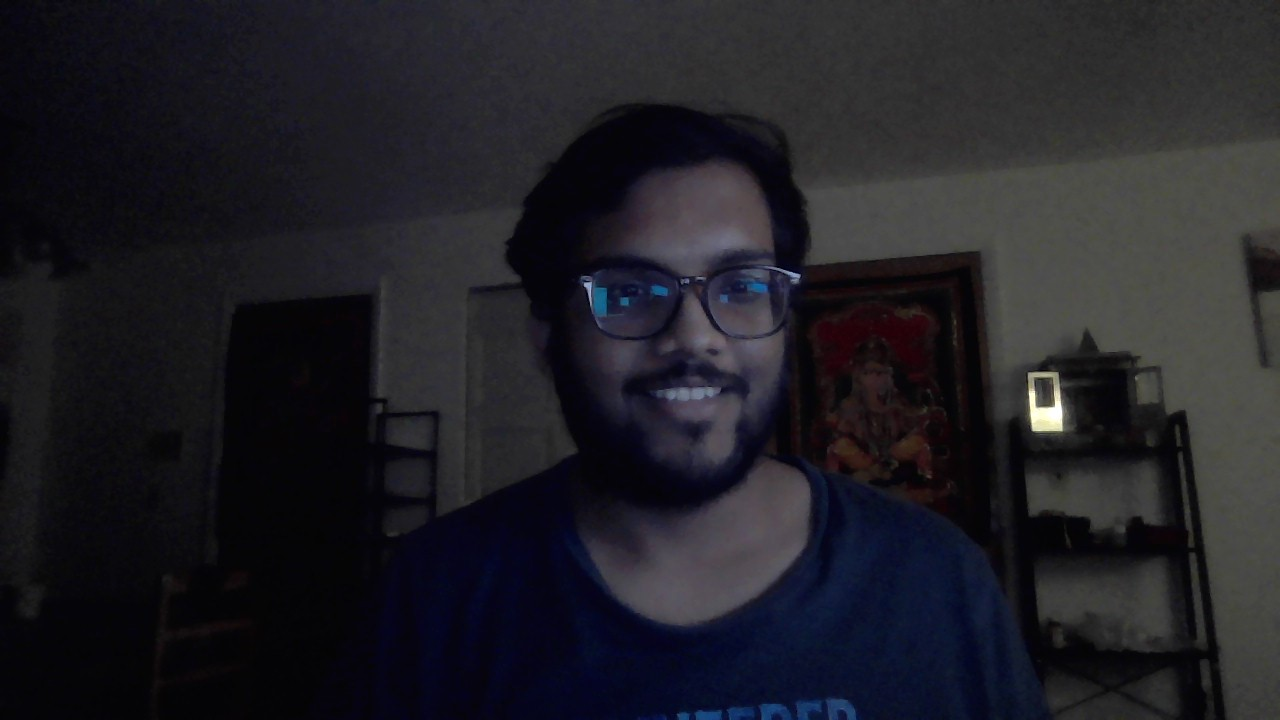
//> input picture selfie.jpg, 1280 x 720 px
$ ./Selfie_threshold   (built with g++ and OpenCV 4)
//> lines starting //> are read from the running program, lines starting //| are printed output that depends on the picture; after the words box and inside, x2 and y2 are one past the last pixel; in counts of white or black regions, pixels touching at a corner belong together
// Selfie_threshold.cpp : This file contains the 'main' function. Program execution begins and ends there.

#include <iostream>
#include <opencv2/opencv.hpp>

using namespace std;
using namespace cv;

Mat img_gray;

int main()
{
    //std::cout << "Hello World!\n";
    //just testing

    // Read older selfie
    Mat src = imread("C:/Users/Keshav Bimbraw/source/repos/Selfie_threshold/selfie.jpg", IMREAD_GRAYSCALE);
//> src: 720 rows x 1280 cols, CV_8UC1; min 0, max 255, mean 32.2
    Mat dst;

    //cout << src.size();

    // Set threshold and maxValue
    double thresh = 128;
    double maxValue = 255;

    // Binary Threshold
    threshold(src, dst, thresh, maxValue, THRESH_BINARY);
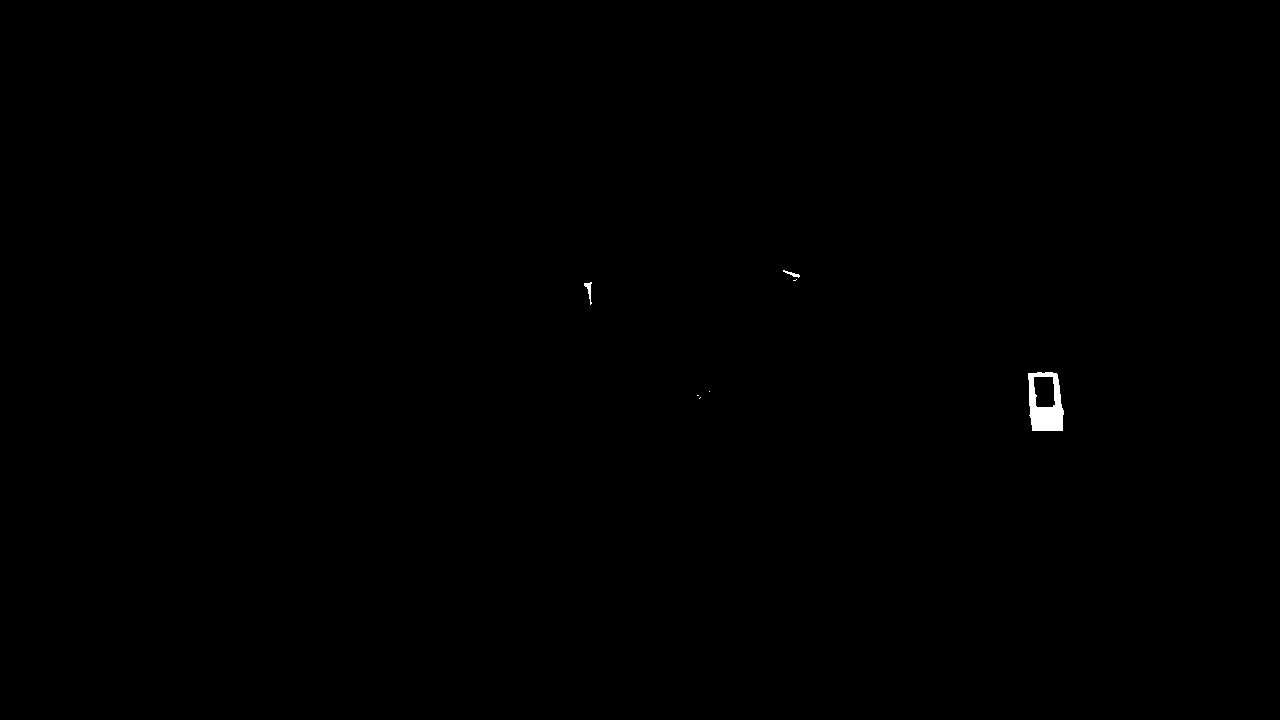
//> dst: 720 rows x 1280 cols, CV_8UC1; 0.15% white; 7 white regions (4 under 20 px), largest, box (x1, y1, x2, y2) and area: (1028, 372, 1064, 431) 1289, (584, 282, 592, 305) 71, (783, 270, 800, 278) 47

    namedWindow("image", WINDOW_AUTOSIZE);
    imshow("image", dst);
    waitKey(0);//esc

    //since this selfie is very dark, I took a new selfie named selfie_new.jpg
    // Read new selfie
    Mat src_1 = imread("C:/Users/Keshav Bimbraw/source/repos/Selfie_threshold/selfie_new.jpg", IMREAD_GRAYSCALE);
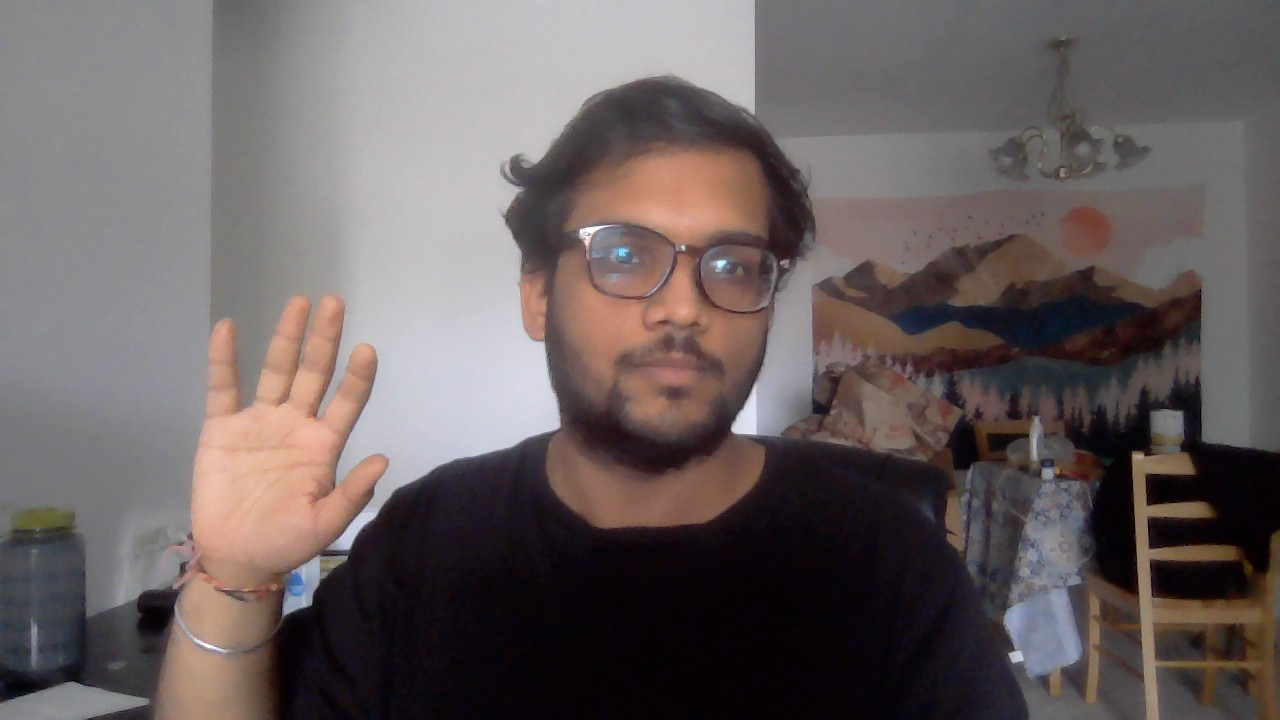
//> input picture selfie_new.jpg, 1280 x 720 px
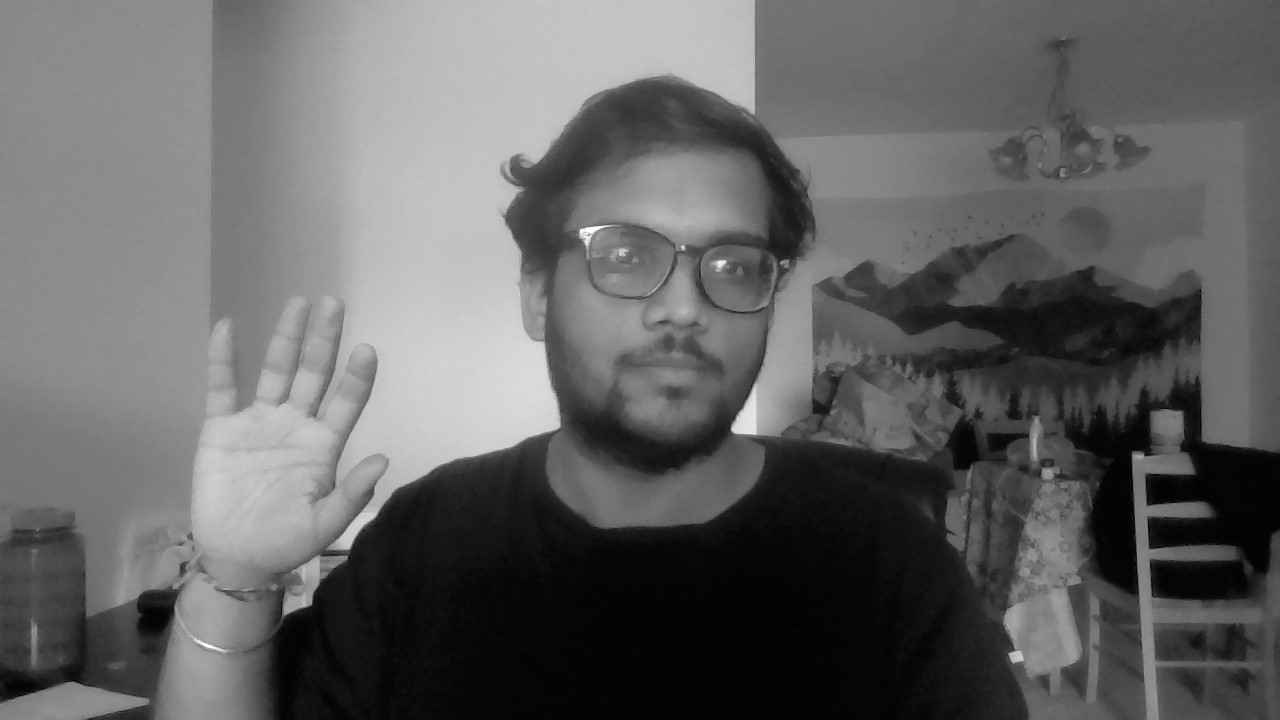
//> src_1: 720 rows x 1280 cols, CV_8UC1; min 0, max 255, mean 98.8
    Mat dst_1;

    // Set threshold and maxValue
    double thresh_1 = 128;
    double maxValue_1 = 255;

    // Binary Threshold
    threshold(src_1, dst_1, thresh_1, maxValue_1, THRESH_BINARY);
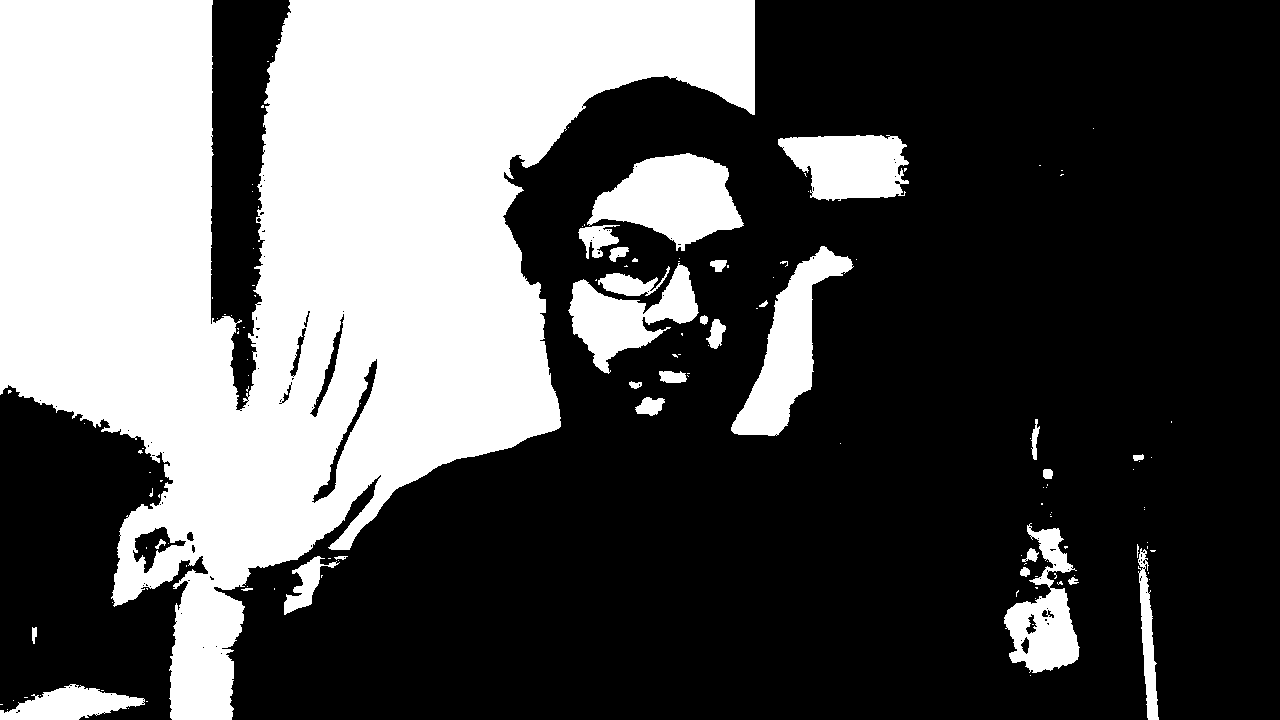
//> dst_1: 720 rows x 1280 cols, CV_8UC1; 34.6% white; 137 white regions (107 under 20 px), largest, box (x1, y1, x2, y2) and area: (0, 0, 755, 720) 273466, (587, 153, 744, 251) 8937, (731, 246, 854, 436) 8224

    namedWindow("image", WINDOW_AUTOSIZE);
    imshow("image", dst_1);
    waitKey(0);//esc

    return 0;
}
